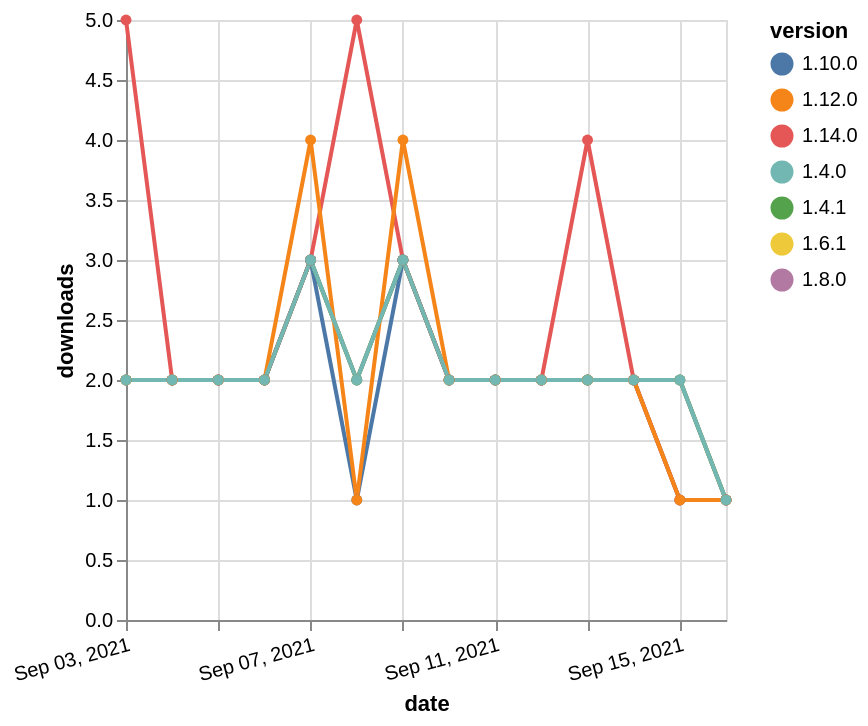

Specify this chart in Vega-Lite:
### Vega-Lite specification from a JSON file in a GitHub repository (floating-point values rounded to 4 significant figures)
{"$schema": "https://vega.github.io/schema/vega-lite/v5.json", "description": "A simple bar chart with embedded data.", "data": {"values": [{"date": "2021-09-03", "total": 1668, "delta": 2, "version": "1.6.1"}, {"date": "2021-09-04", "total": 1670, "delta": 2, "version": "1.6.1"}, {"date": "2021-09-05", "total": 1672, "delta": 2, "version": "1.6.1"}, {"date": "2021-09-06", "total": 1674, "delta": 2, "version": "1.6.1"}, {"date": "2021-09-07", "total": 1677, "delta": 3, "version": "1.6.1"}, {"date": "2021-09-08", "total": 1679, "delta": 2, "version": "1.6.1"}, {"date": "2021-09-09", "total": 1682, "delta": 3, "version": "1.6.1"}, {"date": "2021-09-10", "total": 1684, "delta": 2, "version": "1.6.1"}, {"date": "2021-09-11", "total": 1686, "delta": 2, "version": "1.6.1"}, {"date": "2021-09-12", "total": 1688, "delta": 2, "version": "1.6.1"}, {"date": "2021-09-13", "total": 1690, "delta": 2, "version": "1.6.1"}, {"date": "2021-09-14", "total": 1692, "delta": 2, "version": "1.6.1"}, {"date": "2021-09-15", "total": 1694, "delta": 2, "version": "1.6.1"}, {"date": "2021-09-16", "total": 1695, "delta": 1, "version": "1.6.1"}, {"date": "2021-09-03", "total": 1472, "delta": 2, "version": "1.8.0"}, {"date": "2021-09-04", "total": 1474, "delta": 2, "version": "1.8.0"}, {"date": "2021-09-05", "total": 1476, "delta": 2, "version": "1.8.0"}, {"date": "2021-09-06", "total": 1478, "delta": 2, "version": "1.8.0"}, {"date": "2021-09-07", "total": 1481, "delta": 3, "version": "1.8.0"}, {"date": "2021-09-08", "total": 1483, "delta": 2, "version": "1.8.0"}, {"date": "2021-09-09", "total": 1486, "delta": 3, "version": "1.8.0"}, {"date": "2021-09-10", "total": 1488, "delta": 2, "version": "1.8.0"}, {"date": "2021-09-11", "total": 1490, "delta": 2, "version": "1.8.0"}, {"date": "2021-09-12", "total": 1492, "delta": 2, "version": "1.8.0"}, {"date": "2021-09-13", "total": 1494, "delta": 2, "version": "1.8.0"}, {"date": "2021-09-14", "total": 1496, "delta": 2, "version": "1.8.0"}, {"date": "2021-09-15", "total": 1498, "delta": 2, "version": "1.8.0"}, {"date": "2021-09-16", "total": 1499, "delta": 1, "version": "1.8.0"}, {"date": "2021-09-03", "total": 1002, "delta": 2, "version": "1.10.0"}, {"date": "2021-09-04", "total": 1004, "delta": 2, "version": "1.10.0"}, {"date": "2021-09-05", "total": 1006, "delta": 2, "version": "1.10.0"}, {"date": "2021-09-06", "total": 1008, "delta": 2, "version": "1.10.0"}, {"date": "2021-09-07", "total": 1011, "delta": 3, "version": "1.10.0"}, {"date": "2021-09-08", "total": 1012, "delta": 1, "version": "1.10.0"}, {"date": "2021-09-09", "total": 1015, "delta": 3, "version": "1.10.0"}, {"date": "2021-09-10", "total": 1017, "delta": 2, "version": "1.10.0"}, {"date": "2021-09-11", "total": 1019, "delta": 2, "version": "1.10.0"}, {"date": "2021-09-12", "total": 1021, "delta": 2, "version": "1.10.0"}, {"date": "2021-09-13", "total": 1023, "delta": 2, "version": "1.10.0"}, {"date": "2021-09-14", "total": 1025, "delta": 2, "version": "1.10.0"}, {"date": "2021-09-15", "total": 1026, "delta": 1, "version": "1.10.0"}, {"date": "2021-09-16", "total": 1027, "delta": 1, "version": "1.10.0"}, {"date": "2021-09-03", "total": 1880, "delta": 2, "version": "1.4.1"}, {"date": "2021-09-04", "total": 1882, "delta": 2, "version": "1.4.1"}, {"date": "2021-09-05", "total": 1884, "delta": 2, "version": "1.4.1"}, {"date": "2021-09-06", "total": 1886, "delta": 2, "version": "1.4.1"}, {"date": "2021-09-07", "total": 1889, "delta": 3, "version": "1.4.1"}, {"date": "2021-09-08", "total": 1891, "delta": 2, "version": "1.4.1"}, {"date": "2021-09-09", "total": 1894, "delta": 3, "version": "1.4.1"}, {"date": "2021-09-10", "total": 1896, "delta": 2, "version": "1.4.1"}, {"date": "2021-09-11", "total": 1898, "delta": 2, "version": "1.4.1"}, {"date": "2021-09-12", "total": 1900, "delta": 2, "version": "1.4.1"}, {"date": "2021-09-13", "total": 1902, "delta": 2, "version": "1.4.1"}, {"date": "2021-09-14", "total": 1904, "delta": 2, "version": "1.4.1"}, {"date": "2021-09-15", "total": 1906, "delta": 2, "version": "1.4.1"}, {"date": "2021-09-16", "total": 1907, "delta": 1, "version": "1.4.1"}, {"date": "2021-09-03", "total": 231, "delta": 5, "version": "1.14.0"}, {"date": "2021-09-04", "total": 233, "delta": 2, "version": "1.14.0"}, {"date": "2021-09-05", "total": 235, "delta": 2, "version": "1.14.0"}, {"date": "2021-09-06", "total": 237, "delta": 2, "version": "1.14.0"}, {"date": "2021-09-07", "total": 240, "delta": 3, "version": "1.14.0"}, {"date": "2021-09-08", "total": 245, "delta": 5, "version": "1.14.0"}, {"date": "2021-09-09", "total": 248, "delta": 3, "version": "1.14.0"}, {"date": "2021-09-10", "total": 250, "delta": 2, "version": "1.14.0"}, {"date": "2021-09-11", "total": 252, "delta": 2, "version": "1.14.0"}, {"date": "2021-09-12", "total": 254, "delta": 2, "version": "1.14.0"}, {"date": "2021-09-13", "total": 258, "delta": 4, "version": "1.14.0"}, {"date": "2021-09-14", "total": 260, "delta": 2, "version": "1.14.0"}, {"date": "2021-09-15", "total": 261, "delta": 1, "version": "1.14.0"}, {"date": "2021-09-16", "total": 262, "delta": 1, "version": "1.14.0"}, {"date": "2021-09-03", "total": 718, "delta": 2, "version": "1.12.0"}, {"date": "2021-09-04", "total": 720, "delta": 2, "version": "1.12.0"}, {"date": "2021-09-05", "total": 722, "delta": 2, "version": "1.12.0"}, {"date": "2021-09-06", "total": 724, "delta": 2, "version": "1.12.0"}, {"date": "2021-09-07", "total": 728, "delta": 4, "version": "1.12.0"}, {"date": "2021-09-08", "total": 729, "delta": 1, "version": "1.12.0"}, {"date": "2021-09-09", "total": 733, "delta": 4, "version": "1.12.0"}, {"date": "2021-09-10", "total": 735, "delta": 2, "version": "1.12.0"}, {"date": "2021-09-11", "total": 737, "delta": 2, "version": "1.12.0"}, {"date": "2021-09-12", "total": 739, "delta": 2, "version": "1.12.0"}, {"date": "2021-09-13", "total": 741, "delta": 2, "version": "1.12.0"}, {"date": "2021-09-14", "total": 743, "delta": 2, "version": "1.12.0"}, {"date": "2021-09-15", "total": 744, "delta": 1, "version": "1.12.0"}, {"date": "2021-09-16", "total": 745, "delta": 1, "version": "1.12.0"}, {"date": "2021-09-03", "total": 2077, "delta": 2, "version": "1.4.0"}, {"date": "2021-09-04", "total": 2079, "delta": 2, "version": "1.4.0"}, {"date": "2021-09-05", "total": 2081, "delta": 2, "version": "1.4.0"}, {"date": "2021-09-06", "total": 2083, "delta": 2, "version": "1.4.0"}, {"date": "2021-09-07", "total": 2086, "delta": 3, "version": "1.4.0"}, {"date": "2021-09-08", "total": 2088, "delta": 2, "version": "1.4.0"}, {"date": "2021-09-09", "total": 2091, "delta": 3, "version": "1.4.0"}, {"date": "2021-09-10", "total": 2093, "delta": 2, "version": "1.4.0"}, {"date": "2021-09-11", "total": 2095, "delta": 2, "version": "1.4.0"}, {"date": "2021-09-12", "total": 2097, "delta": 2, "version": "1.4.0"}, {"date": "2021-09-13", "total": 2099, "delta": 2, "version": "1.4.0"}, {"date": "2021-09-14", "total": 2101, "delta": 2, "version": "1.4.0"}, {"date": "2021-09-15", "total": 2103, "delta": 2, "version": "1.4.0"}, {"date": "2021-09-16", "total": 2104, "delta": 1, "version": "1.4.0"}]}, "width": "container", "mark": {"type": "line", "point": {"filled": true}}, "encoding": {"x": {"field": "date", "type": "temporal", "timeUnit": "yearmonthdate", "title": "date", "axis": {"labelAngle": -15}}, "y": {"field": "delta", "type": "quantitative", "title": "downloads"}, "color": {"field": "version", "type": "nominal"}, "tooltip": {"field": "delta"}}}
